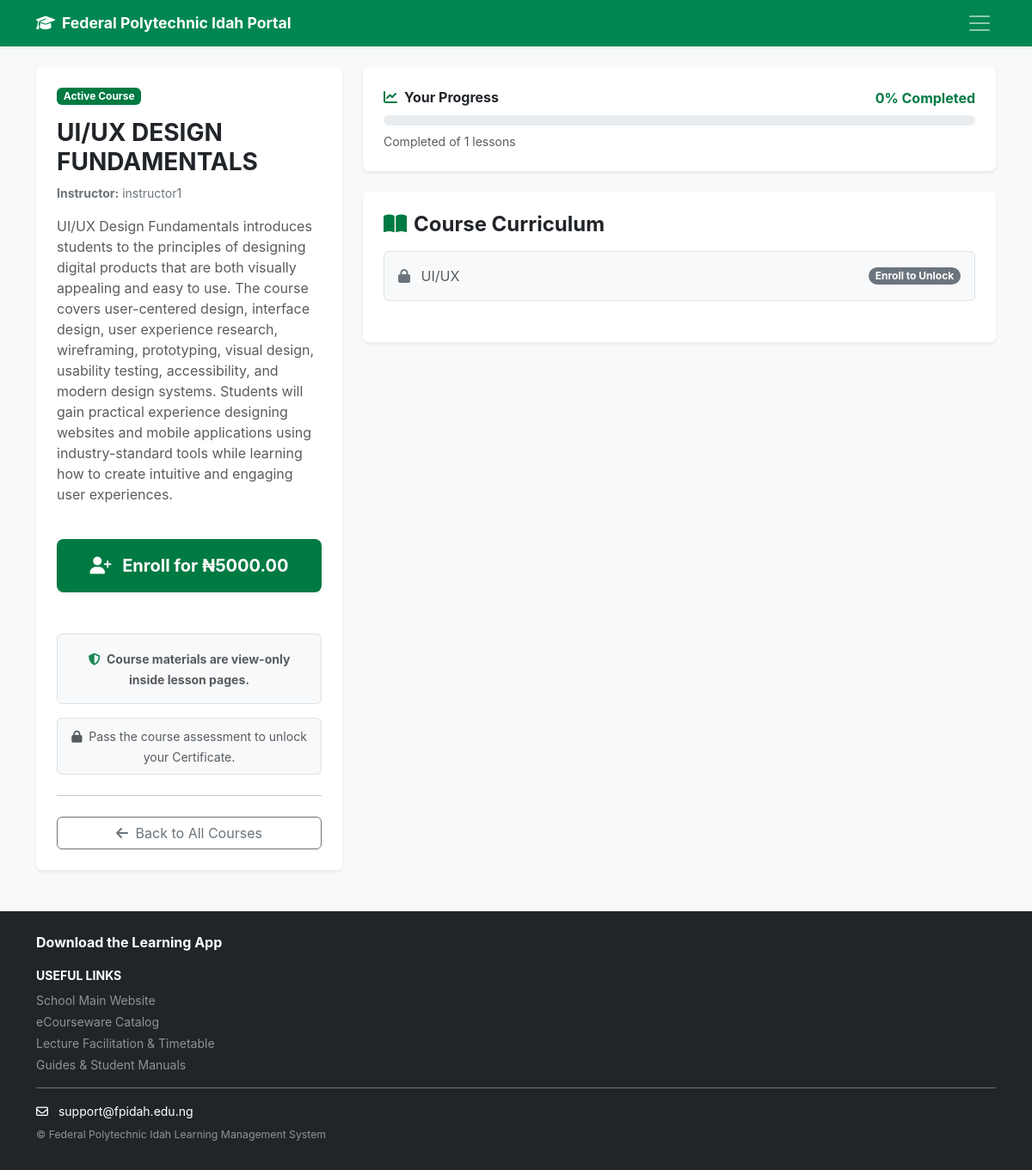
The app's page /course/15/ (signed in) with its own data.
### academy/models.py (models this page shows, shortened)
class Course(models.Model):
    price = models.DecimalField(max_digits=10, decimal_places=2, default=5000.00)
    title = models.CharField(max_length=200)
    description = models.TextField()
    instructor = models.ForeignKey(
        User,
        on_delete=models.SET_NULL,
        null=True,
        blank=True,
        related_name="courses_taught",
        limit_choices_to={"is_staff": True},
    )
    course_pdf = models.FileField(
        upload_to="course_pdfs/", blank=True, null=True
    )
    created_at = models.DateTimeField(auto_now_add=True)

class Lesson(models.Model):
    course = models.ForeignKey(
        Course, on_delete=models.CASCADE, related_name="lessons"
    )
    title = models.CharField(max_length=200)
    video_url = models.URLField(
        blank=True, help_text="Link to video (e.g., YouTube)"
    )
    content = models.TextField(help_text="Written lesson material")
    order = models.PositiveIntegerField(default=0)
    class Meta:
        ordering = ["order"]

### academy/views.py (the view)
# urls.py: path("course/<int:course_id>/", views.course_detail, name="course_detail"),
@login_required
def course_detail(request, course_id):
    course = get_object_or_404(Course, id=course_id)
    lessons = Lesson.objects.filter(course=course)
    total_lessons = lessons.count()
    enrollment = Enrollment.objects.filter(
        user=request.user, course=course
    ).first()
    is_approved = enrollment and enrollment.status == 'APPROVED'
    is_pending = enrollment and enrollment.status == 'PENDING'
    certificate = Certificate.objects.filter(
        student=request.user,
        course=course
    ).first()
    completed_lessons_count = 1 if certificate else 0
    if total_lessons > 0:
        progress_percentage = 100 if certificate else int((completed_lessons_count / total_lessons) * 100)
    else:
        progress_percentage = 0
    context = {
        'course': course,
        'lessons': lessons,
        'enrollment': enrollment,
        'is_approved': is_approved,
        'is_pending': is_pending,
        'total_lessons': total_lessons,
        'certificate': certificate,
        'progress_percentage': progress_percentage,
        'completed_lessons_count': completed_lessons_count,
    }
    return render(request, 'academy/course_detail.html', context)

### academy/templates/academy/course_detail.html (shortened to what this page needs)
{% extends 'academy/base.html' %}
{% block content %}
<div class="row g-4">
    <div class="col-md-5 col-lg-4">
        <div class="card shadow-sm border-0 bg-white p-4">
            <span class="badge bg-success align-self-start mb-3" style="background-color: #007a43 !important;">Active Course</span>
            <h1 class="h3 fw-bold text-dark mb-2">{{ course.title }}</h1>
            <p class="text-secondary small mb-3">
                <strong>Instructor:</strong> {{ course.instructor.username }}
            </p>
            <p class="text-muted">{{ course.description }}</p>
            <div class="my-4">
                {% if is_approved %}
                    <div class="alert alert-success d-flex align-items-center fw-bold mb-0" style="background-color: #e8f5e9; color: #007a43; border: 1px solid #c8e6c9;">
                        <i class="fa-solid fa-circle-check me-2 fs-5"></i> You are enrolled in this course!
                    </div>
                {% else %}
                    <button type="button" class="btn btn-success btn-lg w-100 fw-bold py-3 shadow-sm" style="background-color: #007a43; border: none;" data-bs-toggle="modal" data-bs-target="#checkoutModal">
                        <i class="fa-solid fa-user-plus me-2"></i> Enroll for &#8358;{{ course.price }}
                    </button>
                {% endif %}
            </div>
<div class="mt-4 p-3 bg-light border rounded text-center">
    <small class="text-muted fw-bold">
        <i class="fa-solid fa-shield-halved text-success me-1"></i>
        Course materials are view-only inside lesson pages.
    </small>
</div>
                        {% if certificate or progress_percentage == 100 %}
                            <div class="mt-3">
                                <a href="{% url 'generate_certificate' course.id %}" target="_blank" class="btn btn-success fw-bold w-100" style="background-color: #007a43; border: none;">
                                    <i class="fa-solid fa-award me-1"></i>
                                    Download Certificate
                                </a>
                            </div>
                        {% else %}
                            <div class="mt-3 text-center p-2 bg-light rounded border">
                                <small class="text-muted">
                                    <i class="fa-solid fa-lock me-1"></i> Pass
                                    the course assessment to unlock your
                                    Certificate.
                                </small>
                            </div>
                        {% endif %}
            <hr class="my-4">
            <a href="{% url 'course_list' %}" class="btn btn-outline-secondary w-100">
                <i class="fa-solid fa-arrow-left me-1"></i> Back to All Courses
            </a>
        </div>
    </div>
    <div class="col-md-7 col-lg-8">
        <div class="card mb-4 border-0 shadow-sm" style="border-radius: 8px;">
            <div class="card-body p-4">
                <div class="d-flex justify-content-between align-items-center mb-2">
                    <h6 class="fw-bold mb-0 text-dark">
                        <i class="fa-solid fa-chart-line text-success me-2" style="color: #007a43 !important;"></i>Your Progress
                    </h6>
                    <span class="fw-bold" style="color: #007a43;">{{ progress_percentage }}% Completed</span>
                </div>
                <div class="progress" style="height: 12px; background-color: #e9ecef; border-radius: 6px;">
                </div>
                <small class="text-muted mt-2 d-block">
                    Completed {{ completed_count }} of {{ total_lessons }} lessons
                </small>
            </div>
        </div>
        <div class="card shadow-sm border-0 bg-white p-4">
            <h3 class="h4 fw-bold mb-3">
                <i class="fa-solid fa-book-open text-success me-2" style="color: #007a43 !important;"></i>Course Curriculum
            </h3>
            {% if lessons %}
                <div class="list-group mb-4">
                    {% for lesson in lessons %}
                        {% if is_approved %}
                            <a href="{% url 'lesson_detail' course.id lesson.id %}" class="list-group-item list-group-item-action d-flex justify-content-between align-items-center py-3">
                                <div>
                                    <i class="fa-solid fa-circle-play me-2" style="color: #007a43;"></i>
                                    <strong>{{ lesson.title }}</strong>
                                </div>
                                <span class="badge rounded-pill px-3 py-2" style="background-color: #007a43;">Start Lesson &rarr;</span>
                            </a>
                        {% else %}
                            <div class="list-group-item d-flex justify-content-between align-items-center py-3 text-muted bg-light">
                                <div>
                                    <i class="fa-solid fa-lock me-2 text-secondary"></i>
                                    <span>{{ lesson.title }}</span>
                                </div>
                                <span class="badge bg-secondary rounded-pill">Enroll to Unlock</span>
                            </div>
                        {% endif %}
                    {% endfor %}
                </div>
            {% else %}
                <p class="text-muted">No lessons have been added to this curriculum yet.</p>
            {% endif %}
        </div>
    </div>
</div>
{% endblock %}

### academy/templates/academy/base.html (style rules this page uses)
:root { --brand-green: #008751; }
body { font-family: -apple-system, BlinkMacSystemFont, "Segoe UI", Roboto, Helvetica, Arial, sans-serif; }

### records on screen
Course: title "UI/UX DESIGN FUNDAMENTALS", instructor.username "instructor1", description "UI/UX Design Fundamentals introduces students to the principles of designing digital products that are both visually appealing and easy to use. The course covers user-centered design, interface design, user experience research, wireframing, prototyping, visual design, usability testing, accessibility, and modern design systems. Students will gain practical experience designing websites and mobile applications using industry-standard tools while learning how to create intuitive and engaging user experiences.", price "5000.00"
Lesson: title "UI/UX"

### other values on screen
{{ progress_percentage }} "0"
{{ total_lessons }} "1"
